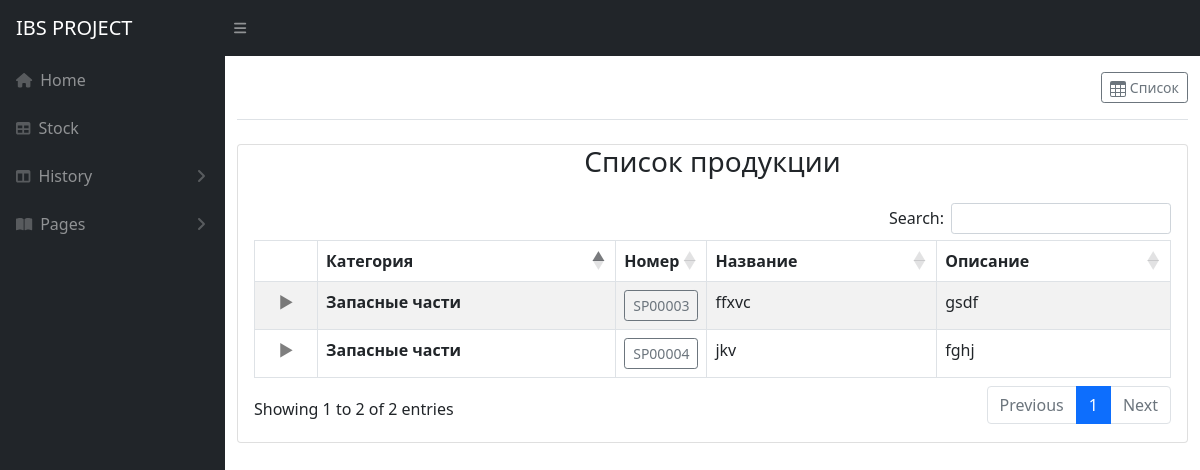
/table/, run on an earlier commit of the app's database.
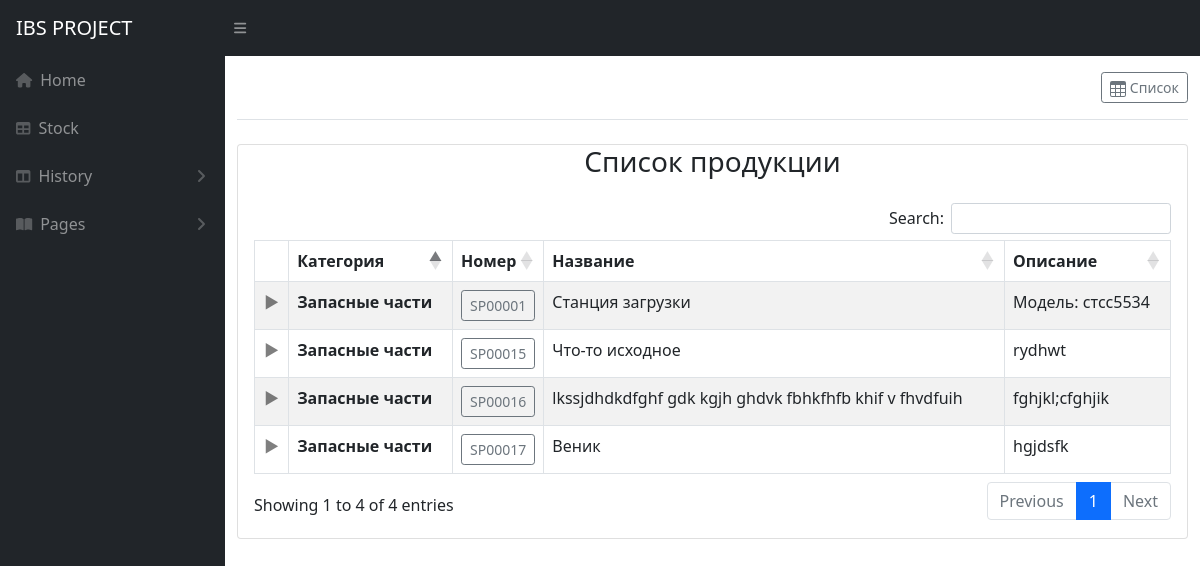
And on a later commit of the database.
### mainapp/models.py (models this page shows, shortened)
class Product(models.Model):
    def func():
        id_all = Product.objects.all()
        if not id_all:
            return 'SP00001'
        else:
            last = str(max(Product.objects.values_list('id'))[0] + 1)
            while len(last) < 5:
                last = str(0) + last
            last_number = str('SP') + last
        return last_number
    category = models.ForeignKey(AssortmentCategory, verbose_name="Категория", on_delete=models.CASCADE, null=True)
    name = models.CharField(max_length=255, verbose_name="Название", null=False)
    description = models.TextField(max_length=2000, verbose_name="Описание", null=True, blank=True)
    slug = AutoSlugField(populate_from='number', editable=True, always_update=True)
    image = models.ImageField(verbose_name="Фотография", upload_to='photos_parts', default='default.jpg')
    comment = models.TextField(max_length=2000, verbose_name="Описание", null=True, blank=True)
    number = models.CharField(max_length=7, unique=True, default=func, verbose_name='Номер продукта')
    def __str__(self):
        return self.number
    class Meta:
        verbose_name = 'Product'
        verbose_name_plural = 'Product'

class AssortmentCategory(models.Model):
    name = models.CharField(max_length=255, verbose_name="Имя категории")
    slug = AutoSlugField(populate_from='name', editable=True, always_update=True)
    def __str__(self):
        return self.name
    class Meta:
        verbose_name = 'Category'
        verbose_name_plural = 'Categories'

### mainapp/views.py (the view)
# urls.py: path('table/', views.table, name='table'),
def table(request):
    quality_list = [p.name for p in AssortmentQualityCategory.objects.all()]
    location_list = [p.name for p in Location.objects.all()]
    quantity_dict = [[p.number, p.location, p.quality, p.quantity] for p in Transaction.objects.all()]
    quantity_list = [(str(i[0]), str(i[1]), str(i[2]), int(i[3])) for i in quantity_dict]
    product_list = [p.number for p in Product.objects.all()]
    context = {
        'total_table': list_value_product(
            product_list,
            location_list,
            quality_list,
            quantity_list,
        ),
        'product': Product.objects.all(),
        'quality': AssortmentQualityCategory.objects.all(),
        'location': Location.objects.all(),
    }
    return render(request, 'product_table.html', context)

### mainapp/models.py (called while the page is built)
    def __str__(self):
        return self.name

    def __str__(self):
        return self.name

### mainapp/views.py (called while the page is built)
def list_value_product(product_list, location_list, quality_list, quantity_list):
    list_value = []
    i = 0
    for i_product in product_list:
        list_value_lvl1 = []
        for i_location in location_list:
            list_value_lvl2 = []
            for i_quality in quality_list:
                sum = 0
                for i_quantity in quantity_list:
                    if i_quantity[0] == i_product and i_quantity[1] == i_location and i_quantity[2] == i_quality:
                        sum += int(i_quantity[3])
                list_value_lvl2.append(sum)
            list_value_lvl1.append([i_location, list_value_lvl2])
        list_value.append([i_product, list_value_lvl1])
        i += 1
    return list_value

### mainapp/templates/product_table.html (shortened to what the changed rows need)
{% extends 'base.html' %}
{% block body %}
<div id="layoutSidenav_content">
    <main>
        <div class="container">
       <section class="py-2">
            <div class="card">
                    <div class="card-body">
                        <div class="row">
                            <div class="table-responsive">
                                <table id="ProductTable"
                                       class="table table-striped table-bordered dt-responsive nowrap dataTable no-footer dtr-inline collapsed"
                                       style="border-collapse: collapse; border-spacing: 0px; width: 100%;" role="grid"
                                       aria-describedby="datatable-buttons_info">
                                    <thead>
                                    <tr>
                                        <th></th>
                                        <th>Категория</th>
                                        <th>Номер</th>
                                        <th>Название</th>
                                        <th>Описание</th>
                                    </tr>
                                    </thead>
                                    <tbody>
                                    {% for el in product %}
                                    <tr data-child-comment="{{ el.comment }}"
                                        data-child-quantity="
                                            <div class='col-5'>
                                                <table class='table table-hover'>
                                                    <thead>
                                                    <tr>
                                                        <th class='col-lg-2'></th>
                                                        {% for el_quality in quality %}
                                                        <th class='col-lg-3 text-center'>{{ el_quality.name }}</th>
                                                        {% endfor %}
                                                    </tr>
                                                    </thead>
                                                    <tbody>
                                                    {% for el_number in total_table %}
                                                    {% if el_number.0 == el.number %}
                                                    {% for values in el_number.1 %}
                                                    <tr>
                                                        <th>{{ values.0 }}</th>
                                                        {% for value in values.1 %}
                                                        <td class='text-center'>{{ value }}</td>
                                                        {% endfor %}
                                                    </tr>
                                                    {% endfor %}
                                                    {% endif %}
                                                    {% endfor %}
                                                    </tbody>
                                                </table>
                                            </div>
                                        ">
                                        <td>ParentRow</td>
                                        <th>{{ el.category }}</th>
                                        <td class="col-lg-1">
                                            <a class="btn btn-sm btn-outline-secondary" href="{% url 'product-detail' el.slug %}" role="button">
                                                {{ el.number }}
                                            </a>
                                        </td>
                                        <td>{{ el.name }}</td>
                                        <td>{{ el.description }}</td>
                                    </tr>
                                    {% endfor %}
                                    </tbody>
                                </table>
                            </div>
                        </div>
                    </div>
                </div>
       </section>
        </div>
    </main>
</div>
{% endblock %}

What changed in the data, as far as the page shows it:
removed Product: category "Запасные части", number "SP00003", name "ffxvc", description "gsdf"
removed Product: category "Запасные части", number "SP00004", name "jkv", description "fghj"
added Product: category "Запасные части", number "SP00001", name "Станция загрузки", description "Модель: стсс5534"
added Product: category "Запасные части", number "SP00015", name "Что-то исходное", description "rydhwt"
added Product: category "Запасные части", number "SP00016", name "lkssjdhdkdfghf gdk kgjh ghdvk fbhkfhfb khif v fhvdfuih", description "fghjkl;cfghjik"
added Product: category "Запасные части", number "SP00017", name "Веник", description "hgjdsfk"
Also different on the page:
text written by a page script: "Search: Showing 1 to 2 of 2 entries Previous 1 Next" → "Search: Showing 1 to 4 of 4 entries Previous 1 Next"
